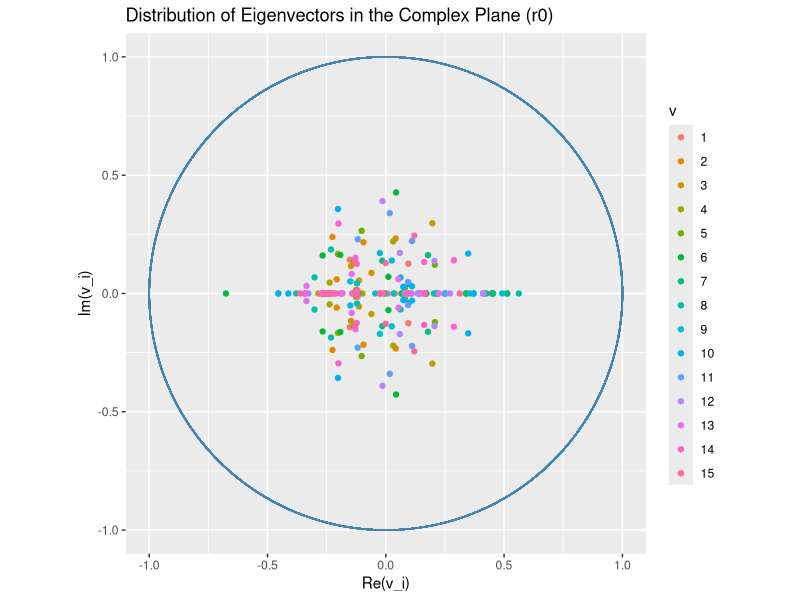
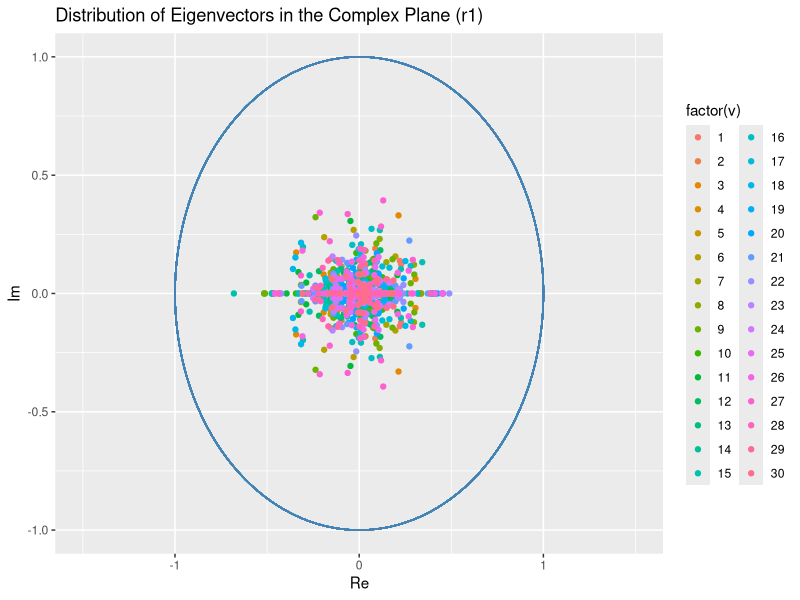
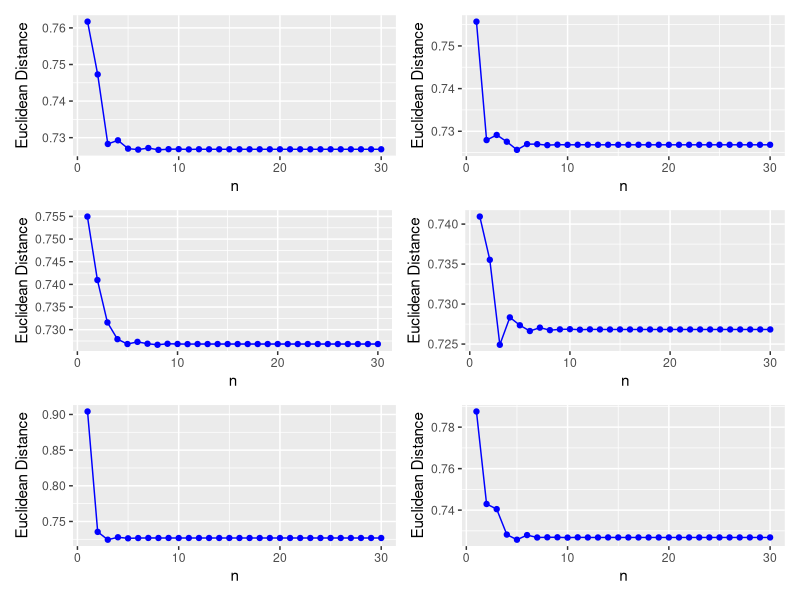
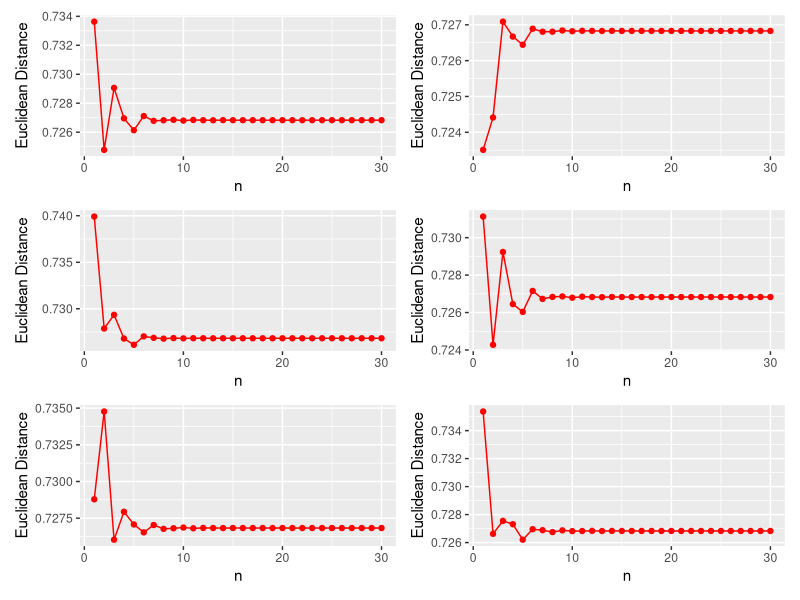

Write R code to recreate these figures, in order.
## ---- chunk 1
knitr::opts_chunk$set(echo = TRUE, eval = TRUE, fig.align = "center", 
                      message = FALSE, warning = FALSE)
library(tidyverse)
library(knitr)
library(patchwork)
library(ggfortify)
library(matrixcalc)
col_str <- "blue"
## ---- chunk 2
# generates rows of size P which are valid probability distributions
r0 <- function(M){
  prob <- runif(M,0,1)
  prob/sum(prob) # return normalized random row vector
}

r1 <- function(M){
  prob <- runif(M,0,1)
  num_zeros <- sample(1:(M-1),1)
  choices <- sample(1:M, num_zeros)
  prob[choices] <- 0
  prob/sum(prob) # return normalized random row vector
}
## ---- chunk 3
# initialize random P
rand_M <- function(M,row_fxn){
  P <- matrix(rep(NA, M * M), ncol = M)  # create transition matrix
  for(i in 1:M){P[i,] = row_fxn(M)}
  P
}
## ---- chunk 4
complex_df <- function(eigenvectors){
  cols <- 3 # set 3 to hold (re,im) pair and whose row it belongs to
  complex <- matrix(rep(NA,cols*M*M), ncol = cols)
  colnames(complex) <- c("Re","Im","v")
  for(i in 1:M){
    for(j in 1:M){
      curr <- eigenvectors[i,j]
      complex[M*(i-1) + j, ] <- c(Re(curr),Im(curr),i) 
    }
  }
  data.frame(complex)
}
## ---- chunk 5
M <- 15 # number of states
P <- rand_M(M,r0) # initialize P 
eigen_vecs <- data.frame(eigen(P)[2])
complex <- complex_df(eigen_vecs)
complex <- complex
## ---- chunk 6
r <- 1
ep <- 0.5
ggplot(complex) + 
  geom_point(aes(x = Re, y = Im, color = factor(v))) + 
  labs(x = "Re", y = "Im", title = "Distribution of Eigenvectors in the Complex Plane (r0)") +
  xlim(-(r+ep),r+ep) + ylim(-r,r) +
  ggforce::geom_circle(aes(x0=0,y0=0,r=r), color = "steelblue") +
  scale_color_discrete(name = "v") +
  scale_x_continuous(name = "Re(v_i)") +
  scale_y_continuous(name = "Im(v_i)") +
  coord_fixed(ratio = 1)
## ---- chunk 7
M <- 30 # number of states
P <- rand_M(M,r1) # initialize P 
eigen_vecs <- data.frame(eigen(P)[2])
complex <- complex_df(eigen_vecs)
## ---- chunk 8
r <- 1
ep <- 0.5
ggplot(complex) + 
  geom_point(aes(x = Re, y = Im, color = factor(v))) + 
  labs(x = "Re", y = "Im", title = "Distribution of Eigenvectors in the Complex Plane (r1)") +
  xlim(-(r+ep),r+ep) + ylim(-r,r) +
  ggforce::geom_circle(aes(x0=0,y0=0,r=r), color = "steelblue")
## ---- chunk 9
set.seed(23)
M <- 12 
P <- rand_M(M,r1)
eigen_vecs <- data.frame(eigen(P)[2])
st <- eigen_vecs[1,1] # choose reference vector to find distance from
it <- 30 # number of iterations of transition matrix
## ---- chunk 10
evolve <- function(pi){
  # simulate and record evolution of pi
  vals <- matrix(rep(NA, (M+1) * it), ncol = (M+1))
  # rename the columns
  str_vec <- rep(NA, M)
  for(i in 1:M){str_vec[i] = paste("x",i,sep="")}
  colnames(vals) <- c("n",str_vec)
  # evolve pi 
  for(i in 1:it){
    vals[i, ] = c(i, pi %*% matrix.power(P,i))
  }
  #store the values in a dataframe
  vals_ <- data.frame(vals) # store indices as base df in case they are needed
  vals <- subset(vals_, select = -c(n))
  vals
}
## ---- chunk 11
distance <- function(pi,ref_dist){
  #plot difference from a reference/stationary distribution
  diff <- rbind(evolve(pi),ref_dist)
  dist_vec <- rep(0, it)
  for(i in 1:it){
    curr_dist <- stats::dist(diff[c(i,it+1),], method = "euclidean")
    dist_vec[i] <- curr_dist
  }
  data.frame(dist_vec)
}
plot_d <- function(init,ref){
  dist_vec <- distance(init,ref)
  dist_plot <- ggplot(dist_vec, mapping = aes(x = 1:it, y = dist_vec)) + 
    geom_point(color = col_str) + geom_line(color = col_str) +
    labs(x = "n", y = "Euclidean Distance")
  dist_plot
}
## ---- chunk 12
p1 <- plot_d(r1(M),st)
p2 <- plot_d(r1(M),st)
p3 <- plot_d(r1(M),st)
p4 <- plot_d(r1(M),st)
p5 <- plot_d(r1(M),st)
p6 <- plot_d(r1(M),st)
(p1+p2)/(p3+p4)/(p5+p6)
## ---- chunk 13
col_str <- "red"
plot_d <- function(init,ref){
  dist_vec <- distance(init,ref)
  dist_plot <- ggplot(dist_vec, mapping = aes(x = 1:it, y = dist_vec)) + 
    geom_point(color = col_str) + geom_line(color = col_str) +
    labs(x = "n", y = "Euclidean Distance")
  dist_plot
}
## ---- chunk 14
p1 <- plot_d(r0(M),st)
p2 <- plot_d(r0(M),st)
p3 <- plot_d(r0(M),st)
p4 <- plot_d(r0(M),st)
p5 <- plot_d(r0(M),st)
p6 <- plot_d(r0(M),st)

(p1+p2)/(p3+p4)/(p5+p6)
